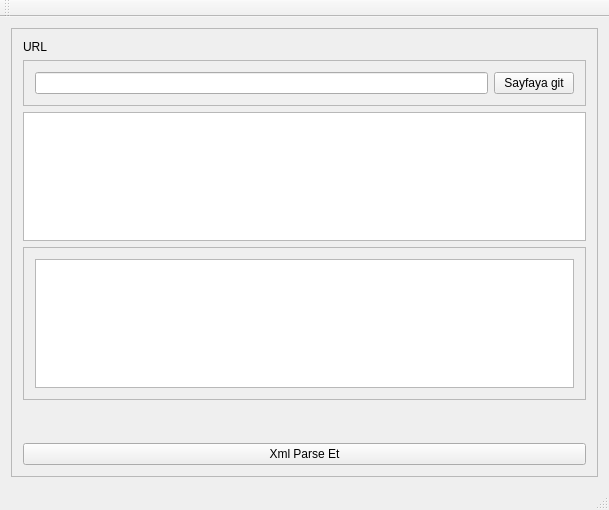
<?xml version="1.0" encoding="UTF-8"?>
<ui version="4.0">
 <class>MainWindow</class>
 <widget class="QMainWindow" name="MainWindow">
  <property name="geometry">
   <rect>
    <x>0</x>
    <y>0</y>
    <width>609</width>
    <height>510</height>
   </rect>
  </property>
  <property name="windowTitle">
   <string>MainWindow</string>
  </property>
  <widget class="QWidget" name="centralWidget">
   <layout class="QHBoxLayout" name="horizontalLayout">
    <item>
     <widget class="QFrame" name="frame">
      <property name="frameShape">
       <enum>QFrame::StyledPanel</enum>
      </property>
      <property name="frameShadow">
       <enum>QFrame::Raised</enum>
      </property>
      <layout class="QVBoxLayout" name="verticalLayout">
       <item>
        <widget class="QLabel" name="label">
         <property name="text">
          <string>URL</string>
         </property>
        </widget>
       </item>
       <item>
        <widget class="QFrame" name="frame_2">
         <property name="frameShape">
          <enum>QFrame::StyledPanel</enum>
         </property>
         <property name="frameShadow">
          <enum>QFrame::Raised</enum>
         </property>
         <layout class="QHBoxLayout" name="horizontalLayout_2">
          <item>
           <widget class="QLineEdit" name="txtUrl"/>
          </item>
          <item>
           <widget class="QPushButton" name="btnClient">
            <property name="text">
             <string>Sayfaya git</string>
            </property>
           </widget>
          </item>
         </layout>
        </widget>
       </item>
       <item>
        <widget class="QTextBrowser" name="textBrowser"/>
       </item>
       <item>
        <widget class="QFrame" name="frame_3">
         <property name="frameShape">
          <enum>QFrame::StyledPanel</enum>
         </property>
         <property name="frameShadow">
          <enum>QFrame::Raised</enum>
         </property>
         <layout class="QHBoxLayout" name="horizontalLayout_3">
          <item>
           <widget class="QListWidget" name="lwAd">
            <property name="font">
             <font>
              <family>Courier</family>
             </font>
            </property>
           </widget>
          </item>
         </layout>
        </widget>
       </item>
       <item>
        <spacer name="verticalSpacer">
         <property name="orientation">
          <enum>Qt::Vertical</enum>
         </property>
         <property name="sizeHint" stdset="0">
          <size>
           <width>20</width>
           <height>100</height>
          </size>
         </property>
        </spacer>
       </item>
       <item>
        <widget class="QPushButton" name="pushButton">
         <property name="text">
          <string>Xml Parse Et</string>
         </property>
        </widget>
       </item>
      </layout>
     </widget>
    </item>
   </layout>
  </widget>
  <widget class="QMenuBar" name="menuBar">
   <property name="geometry">
    <rect>
     <x>0</x>
     <y>0</y>
     <width>609</width>
     <height>21</height>
    </rect>
   </property>
  </widget>
  <widget class="QToolBar" name="mainToolBar">
   <attribute name="toolBarArea">
    <enum>TopToolBarArea</enum>
   </attribute>
   <attribute name="toolBarBreak">
    <bool>false</bool>
   </attribute>
  </widget>
  <widget class="QStatusBar" name="statusBar"/>
 </widget>
 <layoutdefault spacing="6" margin="11"/>
 <resources/>
 <connections/>
</ui>
